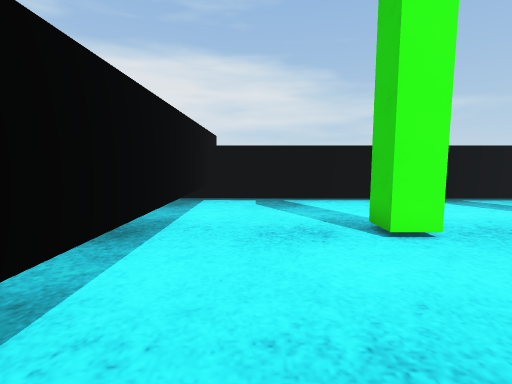
view 1 (above)

12 first-person views from a walk through a Unity game level. The camera is 0.72 m above the floor, tilts 6° down and sees 85° across. The floor is counted in squares, 0.5 m on a side. Each view is taken from the middle of a square. On the plan, view 1 faces up. The plan holds only what a view shows up to about 14 squares ahead; the rest is blank. The player character is not drawn. Surface patterns are stand-ins for the level's own textures.

view 2
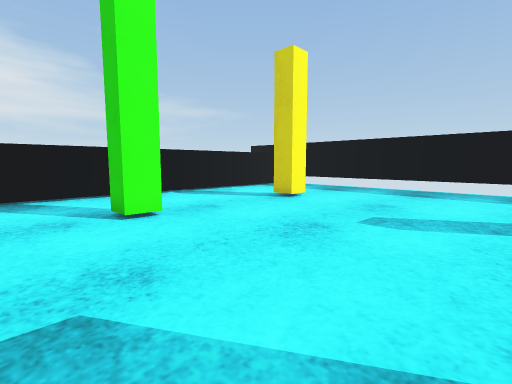

view 3
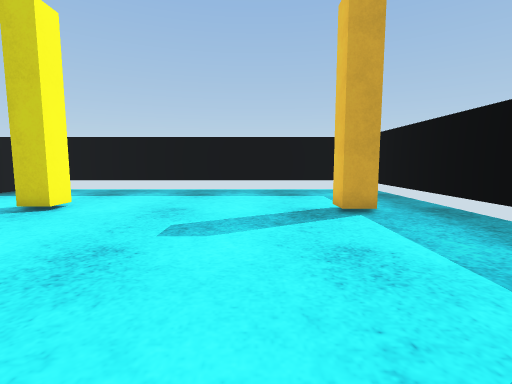

view 4
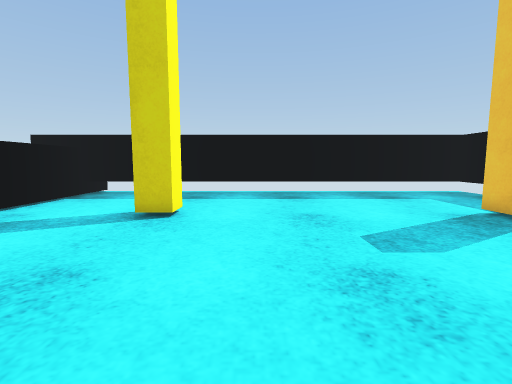

view 5
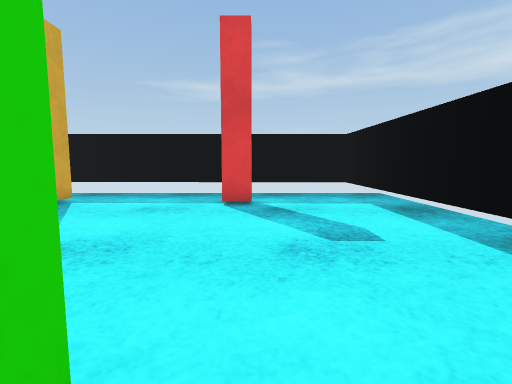

view 6
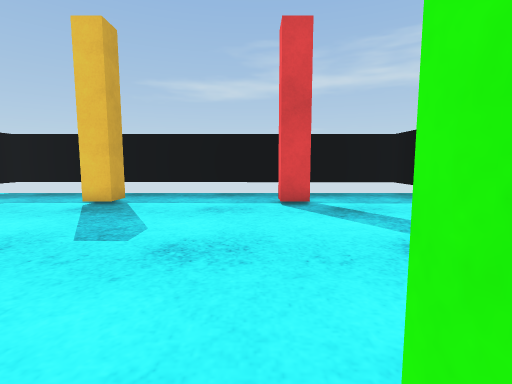

view 7
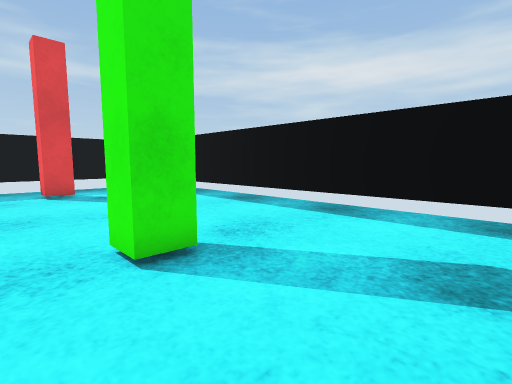

view 8
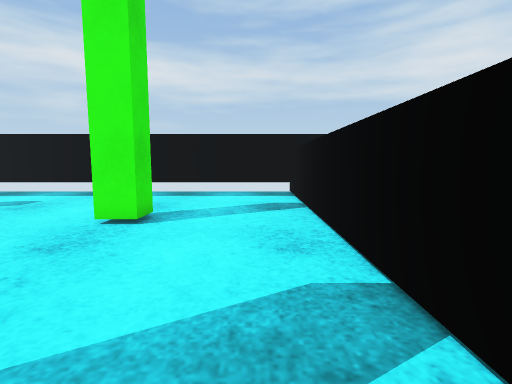

view 9
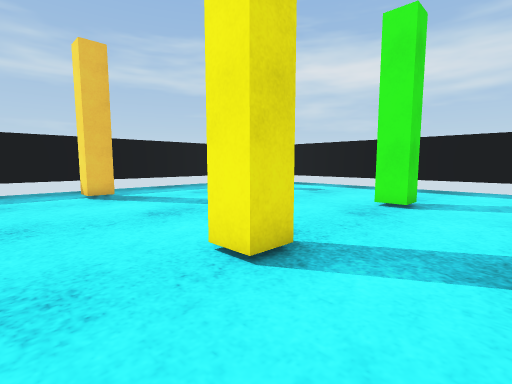

view 10
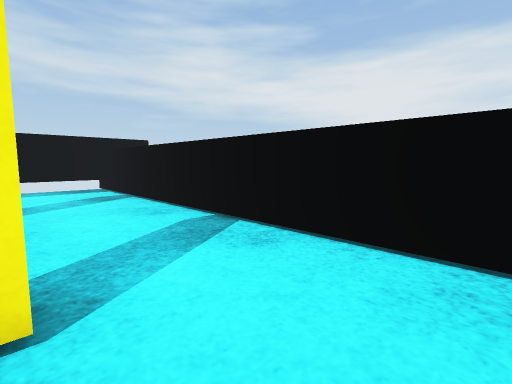

view 11
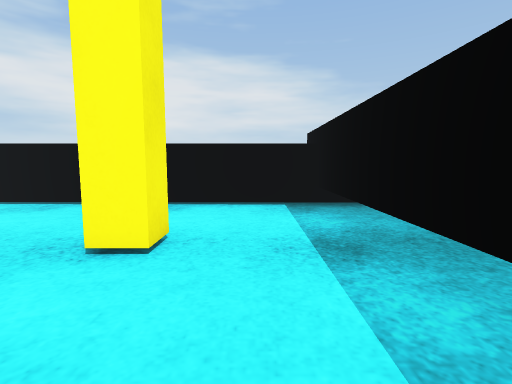

view 12
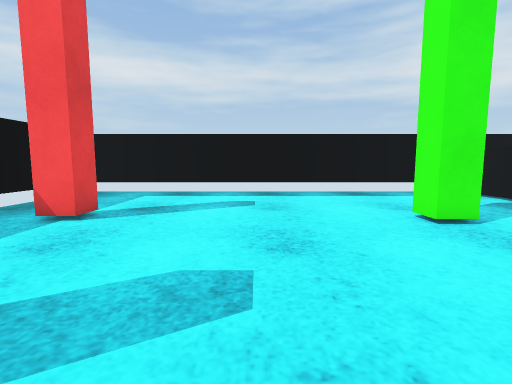

### Floor plan
Points are (right, up) in squares from view 1. A wall is a line through its corners. A room is listed if a view was taken in it or the views show most of it. See-through windows are left out.
Room 1 (views 1, 2, 3, 4, 5, 6, 7, 8, 9, 10, 11, 12)
walls: (3.6, 5.2) (2.6, 5.2) (2.6, 6.2) (3.6, 6.2) (3.6, 5.2); (9.3, 5.2) (9.3, 6.2) (10.3, 6.2) (10.3, 5.2) (9.3, 5.2); (2.1, -3.5) (3.2, -3.5) (3.2, -4.5); (8.9, -4.5) (8.9, -3.5) (9.9, -3.5) (9.9, -4.5); (-1.8, 10.8) (-1.8, -5.7) (14.1, -5.8) (14.1, 10.6); (14.6, 10.5) (-2.5, 10.6)

Where each view was taken, in squares from view 1:
view 1: 0 up, 0 right, facing up
view 2: 2 down, 0 right, facing up-right
view 3: 1 down, 1 right, facing right
view 4: 3 up, 2 right, facing right
view 5: 6 up, 2 right, facing down
view 6: 6 up, 4 right, facing down
view 7: 10 up, 5 right, facing down-left
view 8: 9 up, 10 right, facing left
view 9: 9 up, 13 right, facing down-left
view 10: 6 up, 13 right, facing up-left
view 11: 1 up, 12 right, facing up
view 12: 1 up, 10 right, facing left
